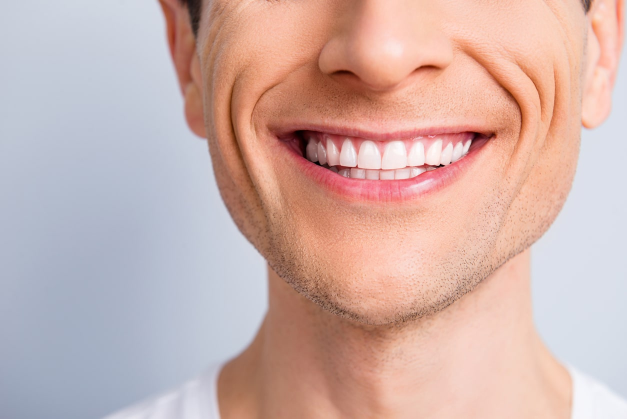
#> input picture sample_01.jpg, 1254 x 837 px (shown at 1/2 size)
$ python cli.py --input sample_01.jpg
#> lines starting #> are read from the running program, lines starting #| are printed output that depends on the picture
### image_io.py
"""Image loading, saving, and white balance."""

import cv2
import numpy as np


def load_image(path: str) -> np.ndarray:
    """Load BGR image from disk."""
#> called with path = 'sample_01.jpg'
    img = cv2.imread(path)
#> img is the input picture: shape (837, 1254, 3); mean B, G, R 171.9, 177, 206.1
    if img is None:
        raise FileNotFoundError(f"Cannot read image: {path}")
    return img


def save_image(path: str, img: np.ndarray) -> None:
    """Save BGR image to disk."""
    cv2.imwrite(path, img)


def white_balance(img_bgr: np.ndarray) -> np.ndarray:
    """
    Gray-world white balance.
    Scales each channel so that the global mean becomes neutral gray.
    """
    img = img_bgr.astype(np.float32)
    means = img.mean(axis=(0, 1))          # [B, G, R]
#> means = [171.8, 177, 206.1]
    gray = means.mean()
#> gray = 185
    scale = gray / (means + 1e-6)
#> scale = [1.08, 1.04, 0.897]
    return np.clip(img * scale, 0, 255).astype(np.uint8)
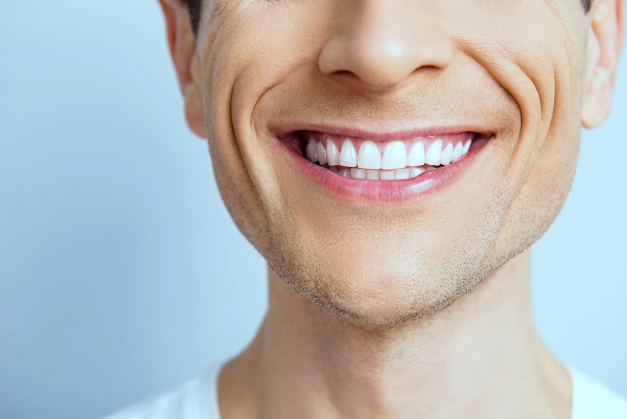
#> returned value: shape (837, 1254, 3) (shown at 1/2 size); mean of channels 0, 1, 2 184.6, 184.4, 184.5; drawn as B, G, R

### mouth_detection.py
"""Mouth region detection: MediaPipe (primary) and vision-only fallback."""

from typing import Optional, Tuple
import cv2
import numpy as np
import mediapipe as mp
from utils import MOUTH_Y_START, MOUTH_Y_END, MOUTH_WIDTH_CENTRAL_FRACTION, MOUTH_WIDTH_SCAN_FRACTION


def detect_mouth_with_mediapipe(img_bgr: np.ndarray) -> Tuple[Optional[np.ndarray],
                                                              Optional[Tuple[int, int, int, int]],
                                                              Optional[int],
                                                              Optional[int]]:
    """
    Use MediaPipe Face Mesh to extract inner lip polygon.
    Returns:
        mouth_mask: binary mask of the inner lip region
        bbox: (y0, y1, x0, x1) of padded mouth region
        midline_ref_x: x coordinate of the facial midline
        mouth_width: horizontal distance between mouth corners
    If detection fails, returns (None, None, None, None).
    """
    h, w = img_bgr.shape[:2]
#> h = 837; w = 1254
    mp_face_mesh = mp.solutions.face_mesh

    with mp_face_mesh.FaceMesh(
        static_image_mode=True,
        max_num_faces=1,
        refine_landmarks=True,
        min_detection_confidence=0.4
    ) as face_mesh:
        img_rgb = cv2.cvtColor(img_bgr, cv2.COLOR_BGR2RGB)
        results = face_mesh.process(img_rgb)

        if not results.multi_face_landmarks:
            return None, None, None, None

        landmarks = results.multi_face_landmarks[0]

        # Inner lip indices (closed polygon)
        inner_lip_indices = [
            78, 191, 80, 81, 82, 13, 312, 311, 310, 415, 308,
            324, 318, 402, 317, 14, 87, 178, 88, 95
        ]
        pts = np.array([[int(landmarks.landmark[i].x * w),
                         int(landmarks.landmark[i].y * h)] for i in inner_lip_indices], dtype=np.int32)

        mask = np.zeros((h, w), dtype=np.uint8)
        cv2.fillPoly(mask, [pts], 255)

        # Bounding box with padding
        bx, by, bw, bh = cv2.boundingRect(pts)
        pad_y = max(int(bh * 0.1), 5)
        pad_x = max(int(bw * 0.1), 5)
        y0 = max(by - pad_y, 0)
        y1 = min(by + bh + pad_y, h - 1)
        x0 = max(bx - pad_x, 0)
        x1 = min(bx + bw + pad_x, w - 1)

        midline_ref_x = int((landmarks.landmark[13].x + landmarks.landmark[14].x) * w / 2)
        mouth_width = int(abs(landmarks.landmark[61].x - landmarks.landmark[291].x) * w)

        return mask, (y0, y1, x0, x1), midline_ref_x, mouth_width


# [82 lines left out: functions find_face_bbox, compute_row_teeth_score, mouth_band_from_teeth_peak, get_mouth_region_fallback, not called in this run]

### analyzer.py
"""Main orchestration class for dental color analysis."""

from typing import List, Optional, Tuple, Dict, Any
import cv2
import numpy as np
from sympy.codegen.ast import continue_

from image_io import load_image, white_balance
from mouth_detection import detect_mouth_with_mediapipe, get_mouth_region_fallback
from segmentation import extract_enamel_mask, separate_upper_teeth
from boundary import find_tooth_boundaries, build_tooth_masks
from sampling import sample_lab
from visualization import draw_annotated_image
from utils import TOOTH_LABELS


class DentalColorAnalyzer:
    """Analyzer that detects upper incisors and extracts LAB colours."""

    def __init__(self, apply_white_balance: bool = False):
        self.apply_white_balance = apply_white_balance

    def _locate_mouth_region(self, img: np.ndarray) -> Tuple[np.ndarray, Tuple[int, int, int, int], int, int]:
        """Locate mouth region, return (mouth_mask, (y0,y1,x0,x1), midline_ref_x, mouth_width)."""
        mouth_mask, bbox, midline_ref_x, mouth_width = detect_mouth_with_mediapipe(img)
        if mouth_mask is not None:
            return mouth_mask, bbox, midline_ref_x, mouth_width

        # Fallback
        y_top, y_bot, x_left, x_right, midline_ref_x, mouth_width = get_mouth_region_fallback(img)
        # Create a dummy mouth_mask (None) for fallback
        return None, (y_top, y_bot, x_left, x_right), midline_ref_x, mouth_width

    def analyze(self, image_path: str, output_path: Optional[str] = None) -> Dict[str, Any]:
        """
        Run full analysis on a single image.
        Returns a dictionary with results (tooth LAB values, metadata).
        """
        # Load and optionally white balance
        img = load_image(image_path)
        img_processed = white_balance(img)


        # Locate mouth
        mouth_mask, (y0, y1, x0, x1), midline_ref_x, mouth_width = self._locate_mouth_region(img_processed)

        # Segment enamel
        enamel_mask = extract_enamel_mask(img_processed, y0, y1, x0, x1, mouth_mask)
        if cv2.countNonZero(enamel_mask) < 100:
            raise RuntimeError("No teeth detected – is the mouth open and well-lit?")

        upper_teeth_mask = separate_upper_teeth(enamel_mask)
        if cv2.countNonZero(upper_teeth_mask) < 50:
            raise RuntimeError("No upper teeth detected after separation.")

        # Find boundaries and split
        boundaries = find_tooth_boundaries(upper_teeth_mask, midline_ref_x, mouth_width)
        tooth_masks = build_tooth_masks(upper_teeth_mask, boundaries)

        if self.apply_white_balance:
            pass
        else:
            img_processed = img.copy()

        # Sample LAB values
        lab_values = sample_lab(img_processed, tooth_masks)

        # Prepare result dict
        results = {
            "image_path": image_path,
            "white_balance_applied": self.apply_white_balance,
            "tooth_lab_values": {},
            "tooth_pixel_counts": {},
            "average_lab": None,
        }
        valid_labs = []
        for label, lab, mask in zip(TOOTH_LABELS, lab_values, tooth_masks):
            area = int(cv2.countNonZero(mask))
            results["tooth_pixel_counts"][label] = area
            if lab is not None:
                results["tooth_lab_values"][label] = {"L": lab[0], "a": lab[1], "b": lab[2]}
                valid_labs.append(lab)
            else:
                results["tooth_lab_values"][label] = None

        if valid_labs:
            avg = tuple(round(sum(v[k] for v in valid_labs) / len(valid_labs), 1) for k in range(3))
            results["average_lab"] = {"L": avg[0], "a": avg[1], "b": avg[2]}

        # Generate visualization if output path provided
        if output_path:
            draw_annotated_image(img_processed, tooth_masks, lab_values, boundaries, output_path)

        return results

### cli.py
"""Command-line interface with single image and batch processing."""

import argparse
import json
import sys
from pathlib import Path
from typing import List, Dict, Any
from analyzer import DentalColorAnalyzer


def process_single_image(analyzer: DentalColorAnalyzer, image_path: str, output_path: str, json_output: str = None) -> Dict[str, Any]:
    """Process one image and optionally save JSON."""
    print(f"Processing: {image_path}")
    result = analyzer.analyze(image_path, output_path)
    # Print human-readable summary
    print("\nResults:")
    for tooth, lab in result["tooth_lab_values"].items():
        if lab:
            print(f"  {tooth}: L*={lab['L']:.1f}, a*={lab['a']:.1f}, b*={lab['b']:.1f} (pixels={result['tooth_pixel_counts'][tooth]})")
        else:
            print(f"  {tooth}: no data")
    if result["average_lab"]:
        avg = result["average_lab"]
        print(f"\nAverage (4 incisors): L*={avg['L']:.1f}, a*={avg['a']:.1f}, b*={avg['b']:.1f}")
    print(f"Annotated image saved to: {output_path}")

    if json_output:
        with open(json_output, 'w') as f:
            json.dump(result, f, indent=2)
        print(f"JSON output saved to: {json_output}")
    return result


def process_batch(analyzer: DentalColorAnalyzer, input_dir: str, output_dir: str, json_summary: str = None) -> List[Dict[str, Any]]:
    """Process all images in a directory."""
    input_path = Path(input_dir)
    output_path = Path(output_dir)
    output_path.mkdir(parents=True, exist_ok=True)

    image_extensions = {'.jpg', '.jpeg', '.png', '.bmp', '.tiff'}
    image_files = [f for f in input_path.iterdir() if f.suffix.lower() in image_extensions]

    if not image_files:
        print(f"No image files found in {input_dir}")
        return []

    results = []
    for img_file in image_files:
        out_file = output_path / f"{img_file.stem}_annotated{img_file.suffix}"
        try:
            res = analyzer.analyze(str(img_file), str(out_file))
            results.append(res)
            print(f"✓ {img_file.name} -> {out_file.name}")
        except Exception as e:
            print(f"✗ {img_file.name} failed: {e}")
            results.append({"image_path": str(img_file), "error": str(e)})

    if json_summary:
        with open(json_summary, 'w') as f:
            json.dump(results, f, indent=2)
        print(f"\nBatch JSON summary saved to: {json_summary}")

    return results


def main():
    parser = argparse.ArgumentParser(description="Dental Color Analyzer - Upper incisor LAB extraction")
    parser.add_argument("--input", help="Input image file or directory (for batch mode)")
    parser.add_argument("--output", help="Output image file (single mode) or directory (batch mode)")
    parser.add_argument("--white-balance", action="store_true", help="Enable white balance")
    parser.add_argument("--json", help="Save results as JSON (for single: file path; for batch: summary file path)")
    parser.add_argument("--batch", action="store_true", help="Process all images in input directory")

    args = parser.parse_args()

    if sys.platform == 'win32':
        import io
        sys.stdout = io.TextIOWrapper(sys.stdout.buffer, encoding='utf-8')
        sys.stderr = io.TextIOWrapper(sys.stderr.buffer, encoding='utf-8')

    analyzer = DentalColorAnalyzer(apply_white_balance= args.white_balance)

    if args.batch:
        input_dir = args.input
        output_dir = args.output if args.output else input_dir
        process_batch(analyzer, input_dir, output_dir, args.json)
    else:
        # Single image mode
        image_path = args.input
        output_path = args.output if args.output else "output.jpg"
        process_single_image(analyzer, image_path, output_path, args.json)
#> (the call stopped at in detect_mouth_with_mediapipe, `with mp_face_mesh.FaceMesh( static_image_mode=True, max_num_faces=1, r..`: mediapipe is not available in this run)


if __name__ == "__main__":
    main()
